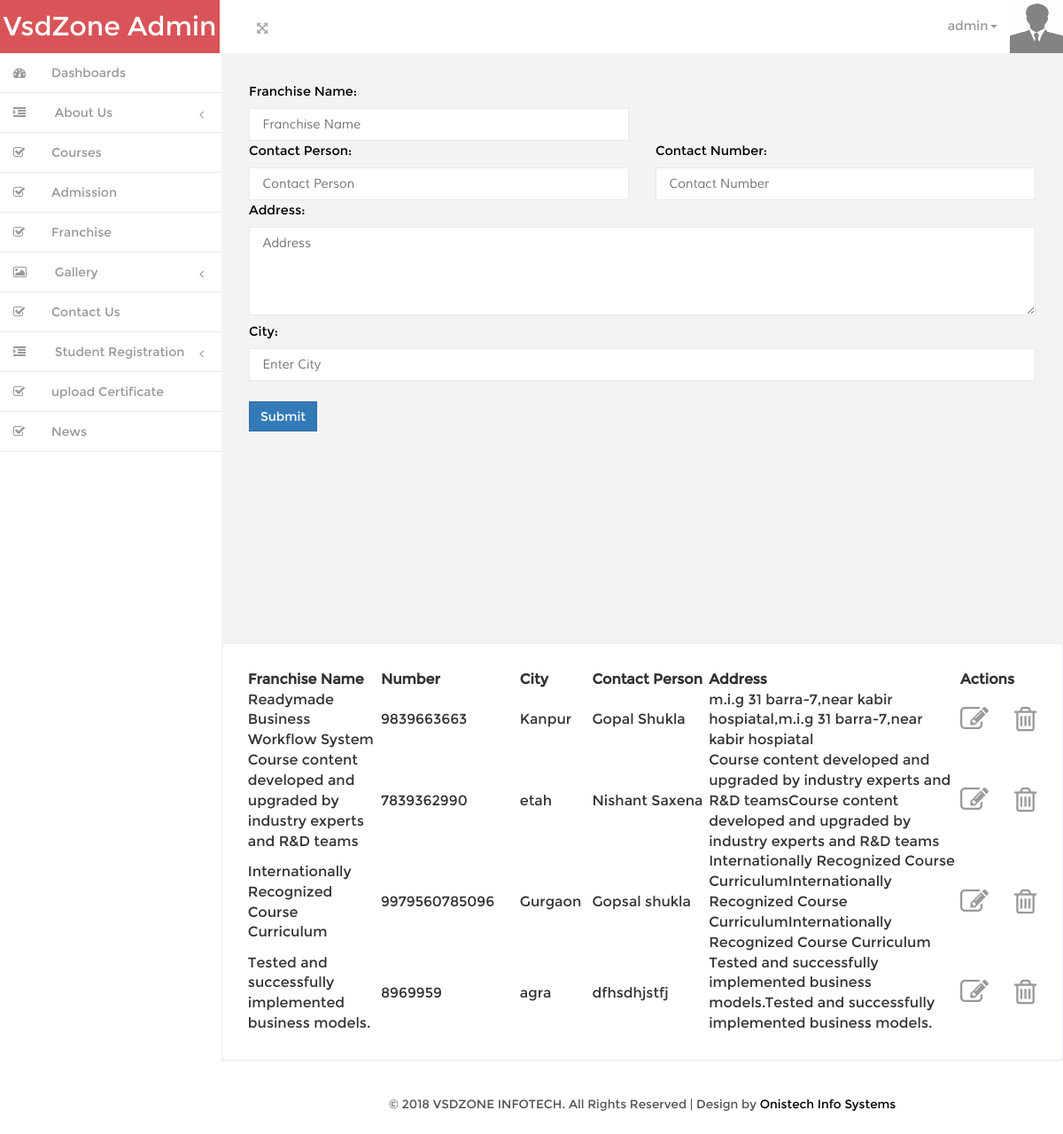
Page /theme/wpanel/franchise.php (signed in) on the committed database.
### tables this page shows
CREATE TABLE `franchise` (
  `id` int(11) NOT NULL,
  `fr_name` varchar(100) NOT NULL,
  `fr_contactperson` varchar(100) NOT NULL,
  `fr_number` varchar(100) NOT NULL,
  `fr_address` text NOT NULL,
  `fr_City` varchar(100) NOT NULL
);

### theme/wpanel/franchise.php (the view, shortened to what this page needs)
<?php
if(isset($_SESSION["email"])!=''){
include 'layout.php';
?>
<?php if(isset($_GET["franchise_id"])){
	$q3="SELECT * FROM `franchise` where id='".$_GET["franchise_id"]."'";
								$run3=mysql_query($q3);
									$row3=mysql_fetch_assoc($run3);
									$fr_name=$row3['fr_name'];
									$fr_contactperson=$row3['fr_contactperson'];
									$fr_number=$row3['fr_number'];
									$fr_address=$row3['fr_address'];
									$fr_City=$row3['fr_City'];
?>
<form method="post">
<div class="col-md-6 form-group1">
              <label class="control-label">Franchise Name:</label>
              <input type="text" placeholder="Franchise Name" name="fr_name" value="<?php echo $fr_name?>">
            </div>
            <div class="clearfix"> </div>
<div class="col-md-6 form-group1">
              <label class="control-label">Contact Person:</label>
              <input type="text" placeholder="Contact Person" name="fr_contactperson"  value="<?php echo $fr_contactperson?>">
            </div>
<div class="col-md-6 form-group1">
              <label class="control-label">Contact Number:</label>
              <input type="text" placeholder="Contact Number" name="fr_number"  value="<?php echo $fr_number?>">
            </div>
<div class="col-md-12 form-group1 ">
              <label class="control-label">Address:</label>
              <textarea  placeholder="Address" name="fr_address"  ><?php echo $fr_address?></textarea>
            </div>
<div class="col-md-12 form-group1 ">
              <label class="control-label">City:</label>
              <input type="text" placeholder="Enter City" name="fr_City"  value="<?php echo $fr_City?>">
            </div>
<div class="col-md-12 form-group">
              </br><button type="submit" name="update" class="btn btn-primary">Submit</button>
            </div>
            <div class="clearfix"> </div>
</form><?php } else{?>
<form method="post">
<div class="col-md-6 form-group1">
              <label class="control-label">Franchise Name:</label>
              <input type="text" placeholder="Franchise Name" name="fr_name" required>
            </div>
            <div class="clearfix"> </div>
<div class="col-md-6 form-group1">
              <label class="control-label">Contact Person:</label>
              <input type="text" placeholder="Contact Person" name="fr_contactperson"  required>
            </div>
<div class="col-md-6 form-group1">
              <label class="control-label">Contact Number:</label>
              <input type="text" placeholder="Contact Number" name="fr_number"  required>
            </div>
<div class="col-md-12 form-group1 ">
              <label class="control-label">Address:</label>
              <textarea  placeholder="Address" name="fr_address"  required></textarea>
            </div>
<div class="col-md-12 form-group1 ">
              <label class="control-label">City:</label>
              <input type="text" placeholder="Enter City" name="fr_City"  required>
            </div>
<div class="col-md-12 form-group">
              </br><button type="submit" name="submit" class="btn btn-primary">Submit</button>
            </div>
</form>
<?php }?></div>
<div class="grid_3 grid_5">
    <table class="mws-datatable-fn mws-table">
                            <thead>
                                <tr>
                                    <th width="200">Franchise Name</th>
                                   <th width="200"> Number</th>
                                    <th width="100"> City</th>
                                    <th width="200">Contact Person</th>
                                    <th width="400">Address</th>
									<th width="45">Actions</th>
                                </tr>
                            </thead>
                            <tbody>
            <?php
		$q1="SELECT * FROM `franchise`";
		$run=mysql_query($q1);
		while($row=mysql_fetch_assoc($run)){
	   $id=$row['id'];
	   $fr_name=$row['fr_name'];
	   $fr_contactperson=$row['fr_contactperson'];
	   $fr_number=$row['fr_number'];
	   $fr_address=$row['fr_address'];
	   $fr_City=$row['fr_City'];
		?>
                                <tr>
             					<td><?php echo $fr_name; ?></td>
                                <td><?php echo $fr_number;?></td>
                                <td><?php echo $fr_City; ?></td>
                                <td><?php echo $fr_contactperson; ?></td>
                                <td><?php echo $fr_address; ?></td>
                                 <td><a href="franchise.php?franchise_id=<?php echo $id; ?>" >
											<i class="fa fa-edit fa-2x"></i>
										</a>
									</td>
									<td>
										<a href="franchise_delete.php?franchise_id=<?php echo $id; ?>" >
											<i class="fa fa-trash-o fa-2x"></i>
										</a>
									</td>
                                </tr>
                              <?php } ?>
                            </tbody>
                        </table>
</div>
<?php
}else {
	header('location:signin.php');
}
?>

### theme/wpanel/css/style.css (style rules this page uses)
html, body { font-family:'Montserrat-Regular'; font-size: 100%; background:#F3F3F4; overflow-x: hidden; }
body a { transition:0.5s all; -webkit-transition:0.5s all; -moz-transition:0.5s all; -o-transition:0.5s all; -ms-transition:0.5s all; }
.btn { border-radius: 0px; outline: none; }
label.control-label { font-weight: 100; color: #000; font-size: 0.9em; margin: 0; }
.form-group1 input[type="text"],.form-group1 textarea, .form-group1 input[type="password"],.form-group1 input[type="date"] { border: 1px solid #E9E9E9; font-size: 0.9em; width: 100%; outline: none; padding: 0.5em 1em; color: #999; margin-top: 0.5em; font-family: 'Muli-Regular'; }
.form-group1 textarea { min-height: 100px; }
.grid_3 { background-color: #fff; padding: 1.8em; margin-bottom: 1em; border: 1px solid #ebeff6; border-radius: 4px; -webkit-border-radius: 4px; -o-border-radius: 4px; -moz-border-radius: 4px; -ms-border-radius: 4px; -webkit-box-shadow: 0 1px 1px rgba(0,0,0,.05); box-shadow: 0 1px 1px rgba(0,0,0,.05); }
td i { color:#999; }

### rows in the picture
franchise: fr_name "Readymade Business Workflow System", fr_number "9839663663", fr_City "Kanpur", fr_contactperson "Gopal Shukla", fr_address "m.i.g 31 barra-7,near kabir hospiatal,m.i.g 31 barra-7,near kabir hospiatal"
franchise: fr_name "Course content developed and upgraded by industry experts and R&D teams", fr_number "7839362990", fr_City "etah", fr_contactperson "Nishant Saxena", fr_address "Course content developed and upgraded by industry experts and R&D teamsCourse content developed and upgraded by industry experts and R&D teams"
franchise: fr_name "Internationally Recognized Course Curriculum", fr_number "9979560785096", fr_City "Gurgaon", fr_contactperson "Gopsal shukla", fr_address "Internationally Recognized Course CurriculumInternationally Recognized Course CurriculumInternationally Recognized Course Curriculum"
franchise: fr_name "Tested and successfully implemented business models.", fr_number "8969959", fr_City "agra", fr_contactperson "dfhsdhjstfj", fr_address "Tested and successfully implemented business models.Tested and successfully implemented business models."

### other values in the picture
$_SESSION["email"] "admin"
